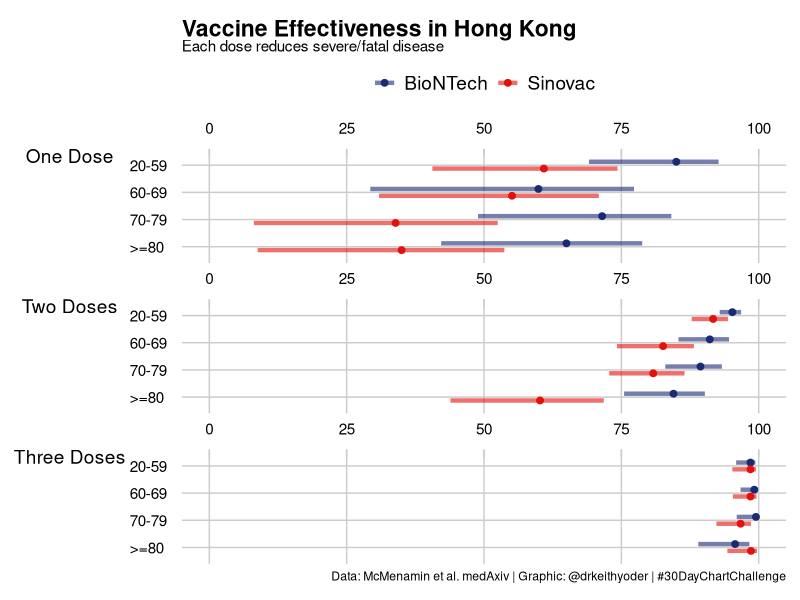
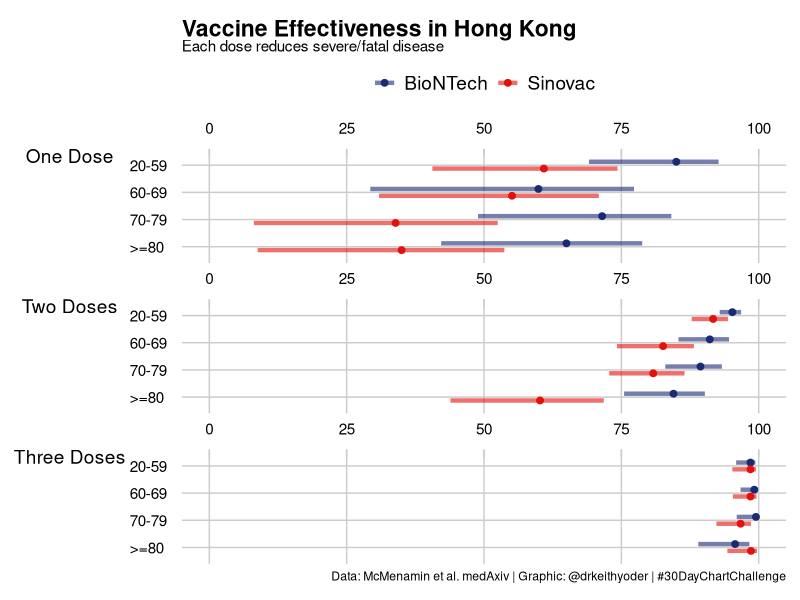

R code for these plots, in order:
## ---- chunk 1
require(tidyverse)
require(ggthemes)
require(readxl)
## ---- chunk 2
d <- read_excel('../data/VaxEffect.xlsx')
d %>% glimpse()
## ---- chunk 3
dp <- d %>%
  mutate(Age = factor(Age, levels=c( '>=80', '70-79','60-69', '20-59')),
         Dose = factor(Dose, levels=c(1, 2, 3), labels=c('One Dose', 'Two Doses', 'Three Doses')))
## ---- chunk 4
dp %>%
  ggplot(aes(x=Age, y=Mean, color=Vaccine)) +
  geom_point(position=position_dodge(width=-.5),
             size=2) +
  geom_errorbar(aes(ymin=lower, ymax=upper),
                position=position_dodge(width=-.5),
                width=0, size=1.5, alpha=.6) +
  coord_flip() +
  facet_wrap(~ Dose, nrow = 3,
             scales = 'free', strip.position = 'left') +
  scale_y_continuous(limits=c(0,100), position='right') +
  theme_economist_white() + 
  theme(panel.background = element_rect(fill='white'),
        plot.background = element_rect(fill='white'),
        panel.grid.major.x = element_line(color='gray80', size=.5),
        panel.grid.major.y = element_line(color='gray80', size=.5),
        strip.text.y.left = element_text(angle = 0, vjust = 1),
        strip.placement = 'outside',
        axis.line = element_blank(), #line(color='gray80'),
        axis.ticks.x = element_line(color='gray80'),
        legend.background = element_rect(fill='white')
        ) +
  scale_color_manual(values = c('#1c2b73', '#e3120c')) +
  labs(x=NULL, y=NULL, color=NULL,
       title="Vaccine Effectiveness in Hong Kong",
       subtitle="Each dose reduces severe/fatal disease",
       caption="Data: McMenamin et al. medAxiv | Graphic: @drkeithyoder | #30DayChartChallenge")
ggsave('Day12.png', width=6, height=6)
